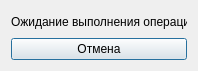
<?xml version="1.0" encoding="UTF-8"?>
<ui version="4.0">
 <class>ConverterWaiting</class>
 <widget class="QDialog" name="ConverterWaiting">
  <property name="geometry">
   <rect>
    <x>0</x>
    <y>0</y>
    <width>198</width>
    <height>71</height>
   </rect>
  </property>
  <property name="sizePolicy">
   <sizepolicy hsizetype="Fixed" vsizetype="Fixed">
    <horstretch>0</horstretch>
    <verstretch>0</verstretch>
   </sizepolicy>
  </property>
  <property name="minimumSize">
   <size>
    <width>198</width>
    <height>71</height>
   </size>
  </property>
  <property name="maximumSize">
   <size>
    <width>198</width>
    <height>71</height>
   </size>
  </property>
  <property name="windowTitle">
   <string>Ожидание</string>
  </property>
  <property name="sizeGripEnabled">
   <bool>false</bool>
  </property>
  <property name="modal">
   <bool>false</bool>
  </property>
  <layout class="QVBoxLayout" name="verticalLayout">
   <item>
    <widget class="QLabel" name="label">
     <property name="text">
      <string>Ожидание выполнения операции..</string>
     </property>
    </widget>
   </item>
   <item>
    <widget class="QPushButton" name="pushButton">
     <property name="text">
      <string>Отмена</string>
     </property>
    </widget>
   </item>
  </layout>
 </widget>
 <resources/>
 <connections/>
</ui>
